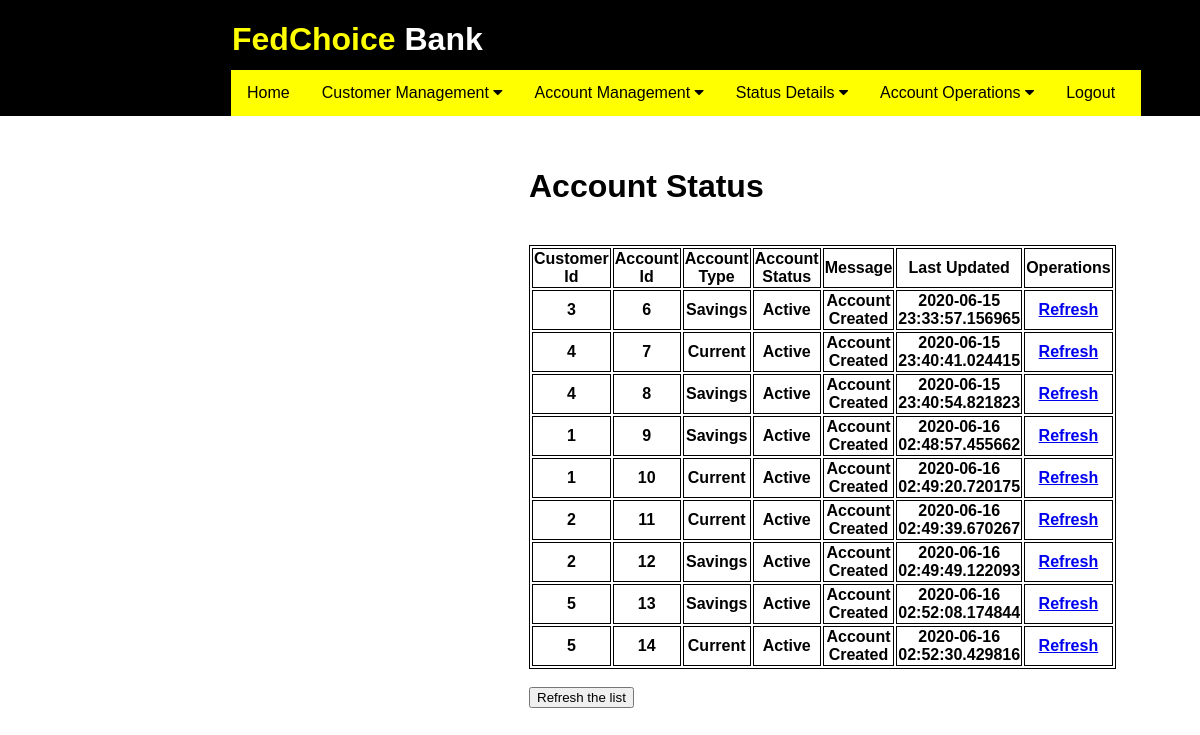
Screenshot of /account_status (signed in) with the database file from the repository.
### application/routes.py (models this page shows)
class Account(db.Model):
    id = db.Column(db.Integer, primary_key=True)
    cust_id = db.Column(db.Integer)
    acnt_type = db.Column(db.String(20))
    acnt_status = db.Column(db.String(20))
    bal = db.Column(db.Integer)
    acnt_msg =  db.Column(db.String(30))
    date = db.Column(db.DateTime, default=datetime.now)

### application/routes.py (the view)
@app.route('/account_status')
def account_status():
    if 'username' in session:
        accounts = Account.query.all()
        if not accounts:
            flash('No accounts exists in database')
            return redirect( url_for('account_status') )
        else:
            return render_template('account_status.html', accounts = accounts)
    else:
        flash('You are logged out. Please login again')
        return redirect( url_for('login') )
    return render_template('account_status.html')

### application/templates/account_status.html (shortened to what this page needs)
{% extends "layout.html" %}
{% block content %}
<div class="form">
    <h1>Account Status</h1><br>
    <table>
        <tr>
            <th>Customer Id</th>
            <th>Account Id</th>
            <th>Account Type</th>
            <th>Account Status</th>
            <th>Message</th>
            <th>Last Updated</th>
            <th>Operations</th>
        </tr>
        {% for account in accounts %}
        <tr>
            <th> {{ account.cust_id }} </th>
            <th> {{ account.id }} </th>
            <th> {{ account.acnt_type }}</th>
            <th> {{ account.acnt_status }}</th>
            <th> {{ account.acnt_msg }} </th>
            <th> {{ account.date }} </th>
            <th> <a href="#">Refresh</a> </th>
        </tr>
        {% endfor %}
    </table>
    <br>
    <button type="submit" value="Refresh the list">Refresh the list</button>
</div>
{% endblock %}

### application/static/css/main.css (style rules this page uses)
html { overflow-y: scroll; overflow-x: hidden; }
body { font-family: Arial, Helvetica, sans-serif; position: absolute; }
.form { position: absolute; left: 521px; top: 139px; width: 428px; }
table, th, td { border: 1px solid black; }

### rows the page displays
Account: cust_id "3", id "6", acnt_type "Savings", acnt_status "Active", acnt_msg "Account Created", date "2020-06-15 23:33:57.156965"
Account: cust_id "4", id "7", acnt_type "Current", acnt_status "Active", acnt_msg "Account Created", date "2020-06-15 23:40:41.024415"
Account: cust_id "4", id "8", acnt_type "Savings", acnt_status "Active", acnt_msg "Account Created", date "2020-06-15 23:40:54.821823"
Account: cust_id "1", id "9", acnt_type "Savings", acnt_status "Active", acnt_msg "Account Created", date "2020-06-16 02:48:57.455662"
Account: cust_id "1", id "10", acnt_type "Current", acnt_status "Active", acnt_msg "Account Created", date "2020-06-16 02:49:20.720175"
Account: cust_id "2", id "11", acnt_type "Current", acnt_status "Active", acnt_msg "Account Created", date "2020-06-16 02:49:39.670267"
Account: cust_id "2", id "12", acnt_type "Savings", acnt_status "Active", acnt_msg "Account Created", date "2020-06-16 02:49:49.122093"
Account: cust_id "5", id "13", acnt_type "Savings", acnt_status "Active", acnt_msg "Account Created", date "2020-06-16 02:52:08.174844"
Account: cust_id "5", id "14", acnt_type "Current", acnt_status "Active", acnt_msg "Account Created", date "2020-06-16 02:52:30.429816"
